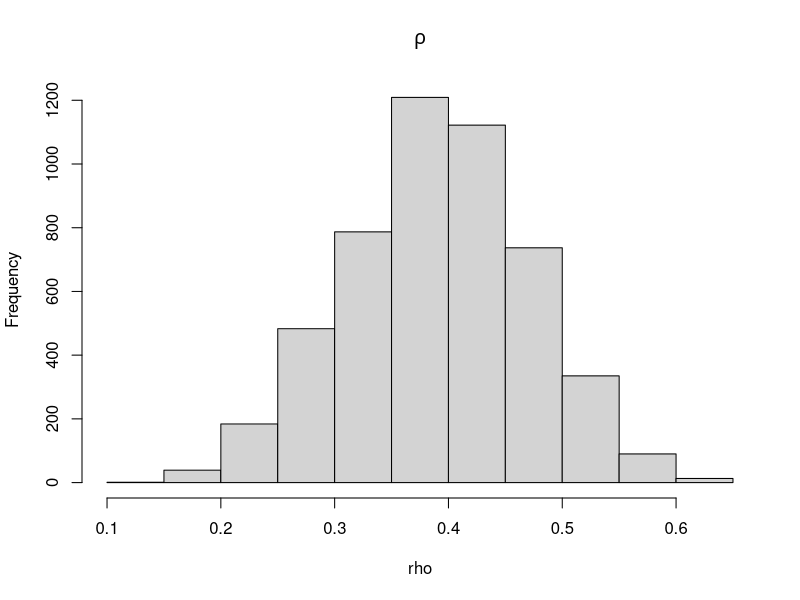
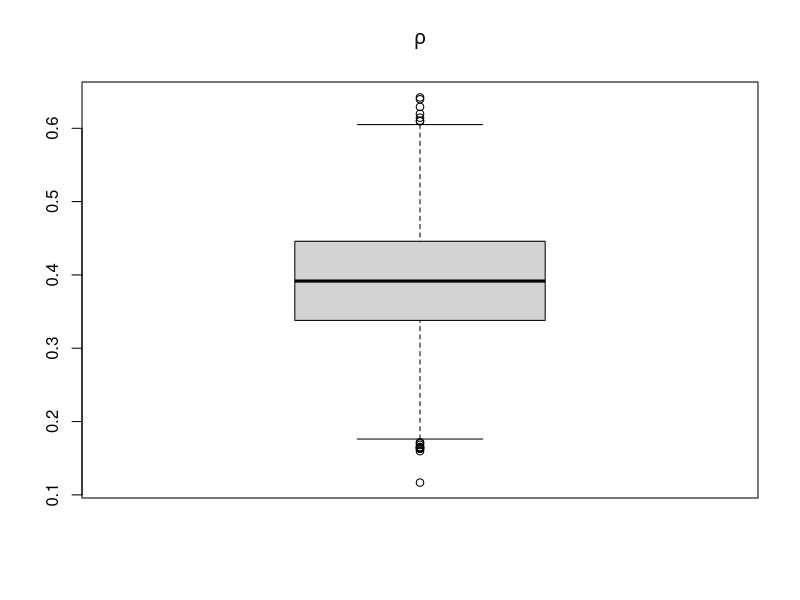
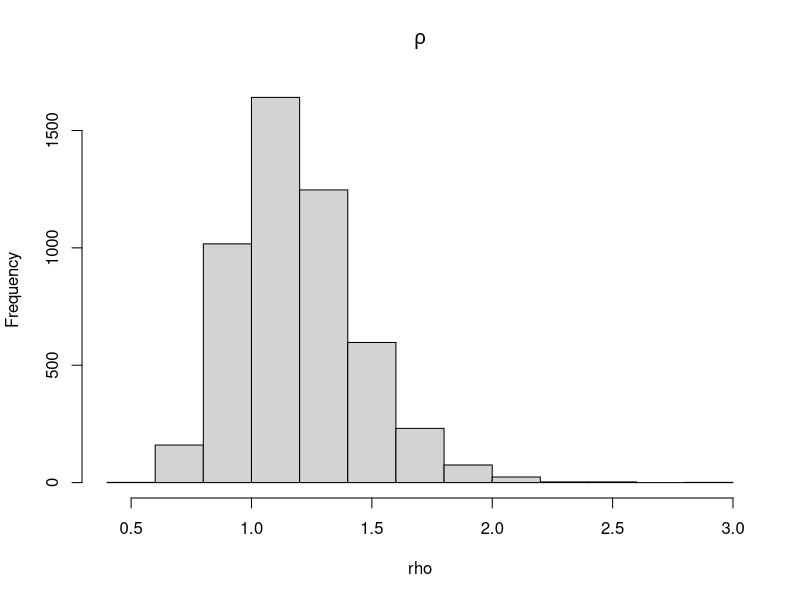
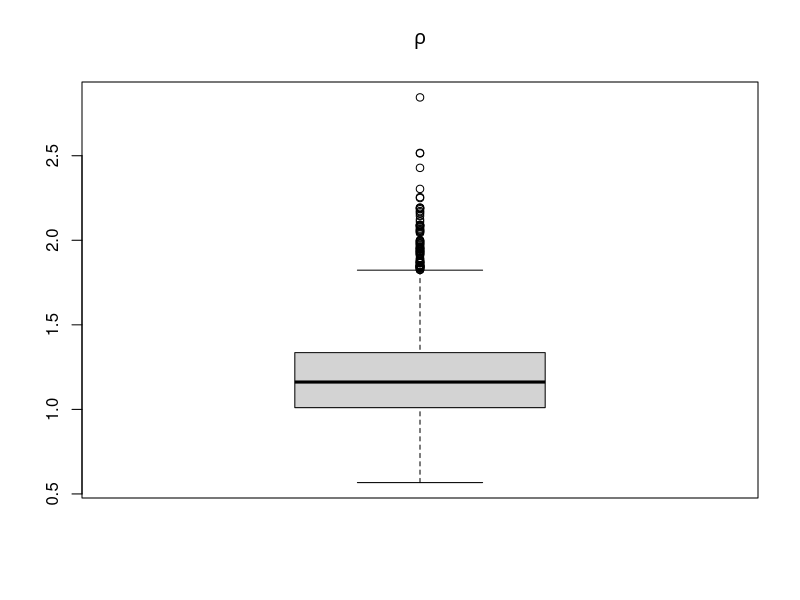

These charts were generated, in order, by the following R code:
## ---- chunk 1
knitr::opts_chunk$set(echo = TRUE)
## ---- chunk 2
set.seed(123)
n <- 10
x <- rexp(n, rate=4)
## ---- chunk 3
( t0 <- sqrt(mean(x)) )
## ---- chunk 4
bb <- sample.int(n, repl=TRUE)
sort(bb)
## ---- chunk 5
x[bb]
## ---- chunk 6
sqrt(mean(x[bb]))
## ---- chunk 7
M <- 5000
rho <- vector('numeric', M)
for(j in 1:M) {
  bb <- sample.int(n, repl=TRUE)
  # bb <- sample(1:n, repl=TRUE)
  rho[j] <- sqrt(mean(x[bb]))
}
## ---- chunk 8
hist(rho, main=expression(rho))
boxplot(rho, main=expression(rho))
## ---- chunk 9
lo0 <- t0 - quantile(rho - t0, .975)
up0 <- t0 - quantile(rho - t0, .025)
lo4 <- quantile(rho, .025)
up4 <- quantile(rho, .975)
rbind(c(lo=lo0, up=up0), c(lo=lo4, up=up4))
## ---- chunk 10
lo1 <- t0 - qnorm(.975)*sd(x)/2/sqrt(mean(x))/sqrt(n)
up1 <- t0 + qnorm(.975)*sd(x)/2/sqrt(mean(x))/sqrt(n)
lo11 <- t0 - qnorm(.975)*sd(rho)
up11 <- t0 + qnorm(.975)*sd(rho)
rbind(c(lo=lo1, up=up1),
      c(lo=lo11, up=up11))
## ---- chunk 11
set.seed(123)
n <- 30
x <- rchisq(n, df=1)
## ---- chunk 12
(t0 <- mean(sqrt(x)))
## ---- chunk 13
M <- 5000
rho <- vector('numeric', M)
for(j in 1:M) {
  bb <- sample.int(n, repl=TRUE)
  rho[j] <- mean(sqrt(x[bb]))
}
## ---- chunk 14
lo0 <- t0 - quantile(rho - t0, .975)
up0 <- t0 - quantile(rho - t0, .025)
lo1 <- quantile(rho, .025)
up1 <- quantile(rho, .975)
rbind(c(lo=lo0, up=up0), c(lo=lo1, up=up1))
## ---- chunk 15
set.seed(123)
n <- 15
x <- rnorm(n)
## ---- chunk 16
(t0 <- exp(mean(x)))
## ---- chunk 17
M <- 5000
rho <- vector('numeric', M)
for(j in 1:M) {
  bb <- sample.int(n, repl=TRUE)
  rho[j] <- exp(mean(x[bb]))
}
## ---- chunk 18
lo1 <- quantile(rho, .025)
up1 <- quantile(rho, .975)
c(lo=lo1, up=up1)
## ---- chunk 19
c(lo=t0 - qnorm(.975)*sd(rho), 
  up=t0 + qnorm(.975)*sd(rho))
## ---- chunk 20
hist(rho, main=expression(rho))
boxplot(rho, main=expression(rho))
## ---- chunk 21
t0 <- mean(x)
M <- 5000
rho <- vector('numeric', M)
for(j in 1:M) {
  bb <- sample.int(n, repl=TRUE)
  rho[j] <- mean(x[bb])
}
lo1.log <- quantile(rho, .025)
up1.log <- quantile(rho, .975)
lo2.log <- t0 - qnorm(.975)*sd(rho)
up2.log <- t0 + qnorm(.975)*sd(rho)
rbind(c(lo=lo1.log, up=up1.log),
      c(lo=lo2.log, up=up2.log))
## ---- chunk 22
rbind(BootLog=c(lo=exp(lo1.log), up=exp(up1.log)),
      GausLog=c(lo=exp(lo2.log), up=exp(up2.log)),
      Boot = c(lo=lo1, up=up1))
